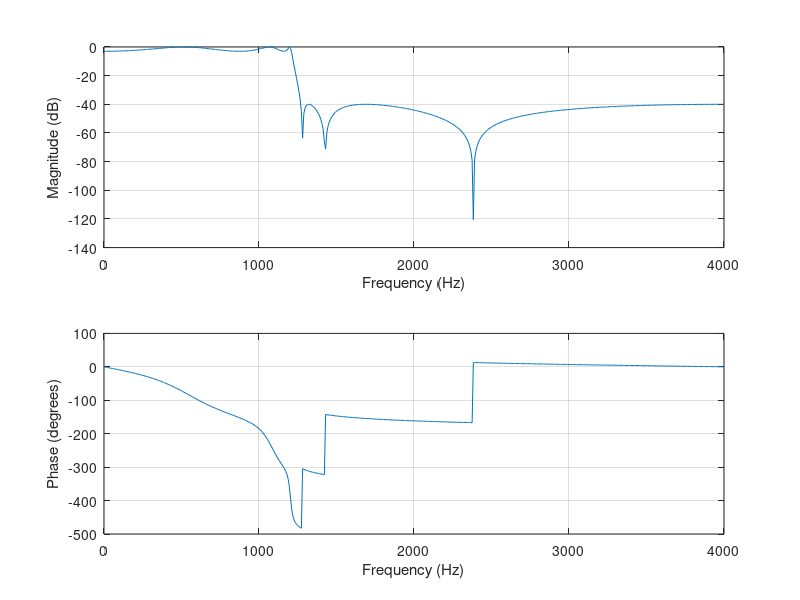
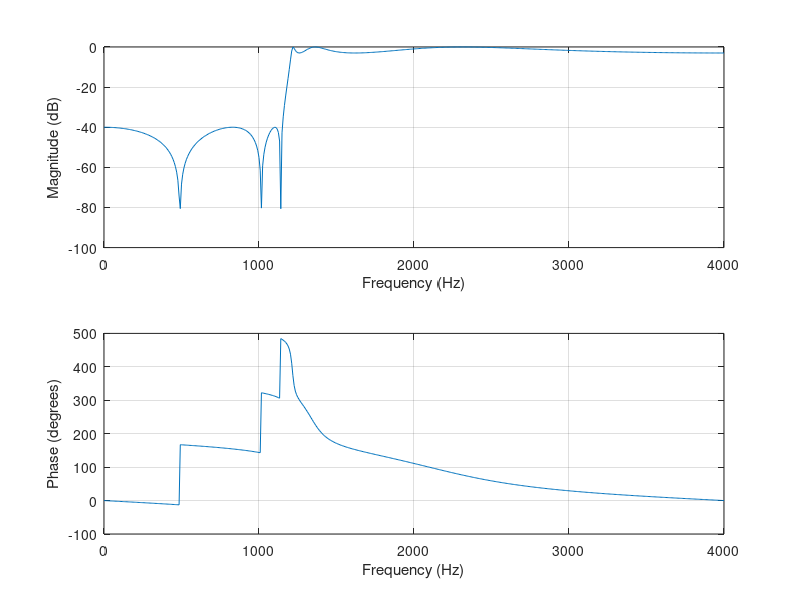
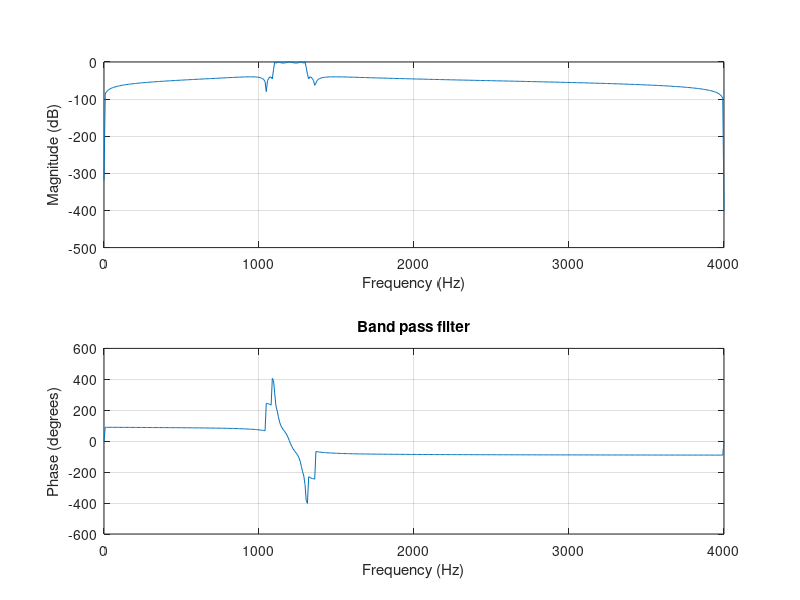
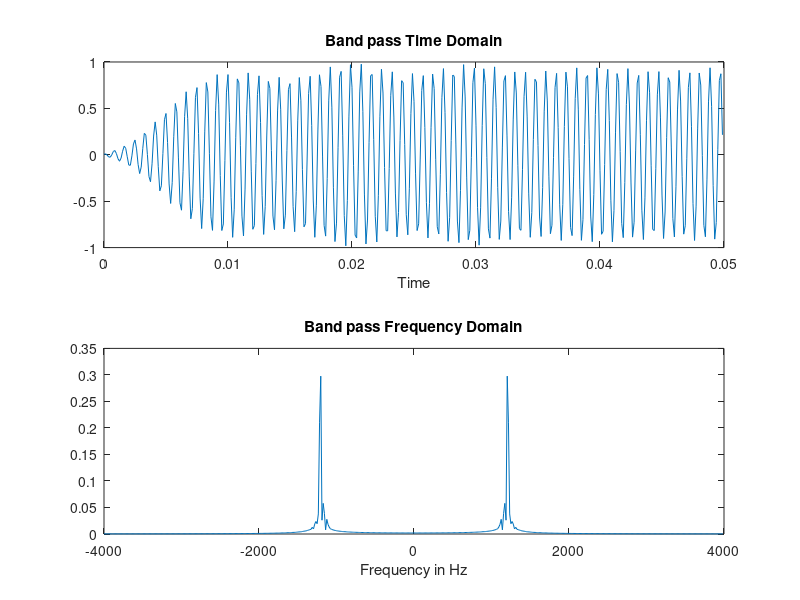

Source code (MATLAB) for these figures, in order: (Note: this script raises an error after producing the figures.)
%% Nolan Anderson
% EE 384 
% Classwork 4
% Due 17 September 2021
clear; clc; clf; close all;

%% 1a Plot time and freqnency domain
% Initial signal
Fs = 8000; dt = 1/Fs; StopTime = 0.05; f1 = 1209; f2 = 1336;                
t = 0 : dt : 0.05 - dt;
y = cos(2*pi*f1*t) + cos(2*pi*f2*t);

% Convert to freqency domain
L = length(y);
n = pow2(nextpow2(L));
y_dft = fft(y,n);
y_s = fftshift(y_dft);
f = (-n/2 : n/2 -1) * (Fs/n);

% Plot
figure
subplot(2, 1, 2)
plot(f,abs(y_s) / n), xlabel('Frequency (in hertz)');
title('Magnitude Response of the sinusoidal signal');
subplot(2, 1, 1)
plot(t,y), title('Time domain y(t)'), xlabel('t'), ylabel('y');

%% 1b Low-Pass filter design
Wp = (2*f1) / Fs;
Ws = (2*f2) / Fs;
Rp = 3; 
Rs = 40;
[Ord, Wn] = ellipord(Wp, Ws, Rp, Rs);
[b, a] = ellip(Ord, Rp, Rs, Wn);
yf = filter(b, a, y);

% Convert to Frequency Domain
n = 512;
freqz(b, a, n, Fs);
L = length(yf);
n = pow2(nextpow2(L));
y_dft = fft(yf, n);
y_s = fftshift(y_dft);
f = (-n/2 : n/2 - 1)*(Fs / n);

% Plot time and frequency domain.
figure
subplot(2, 1, 1)
plot(t, yf), title('Low pass filter time domain'), xlabel('Time');
subplot(2, 1, 2)
plot(f,abs(y_s) /n ), xlabel('Frequency in Hz'), title('Elliptic Low-Pass filter');

%% 1c High-pass filter design
% Initialize values
Wp = (2*f1) / Fs;
Ws = (2*f2) / Fs;
Rp = 3; 
Rs = 40;

% High Pass Filter Design
[Ord, Wn] = ellipord(Wp, Ws, Rp, Rs);
[b, a] = ellip(Ord, Rp, Rs, Wn, 'high');
yf = filter(b, a, y);

% Convert to Frequency Domain
n = 512;
freqz(b, a, n, Fs);
L = length(yf);
n = pow2(nextpow2(L));
y_dft = fft(yf, n);
y_s = fftshift(y_dft);
f = (-n/2 : n/2 - 1)*(Fs / n);

% Plot time and frequency domain.
figure
subplot(2, 1, 1)
plot(t, yf), title('High pass time Domain'), xlabel('Time');

subplot(2, 1, 2)
plot(f,abs(y_s) /n ), xlabel('Frequency in Hz'), title('High Pass Freq Domain');

%% 1d Band-pass filter design 
y = cos(2*pi*f1*t) + cos(2*pi*f2*t);
Rp = 3; Rs = 40;
Wp = [2*1100 2*1300]/Fs; Ws = [2*1000 2*1336]/Fs;
[n,Wn] = ellipord(Wp,Ws,Rp,Rs);
[b,a] = ellip(n,Rp,Rs,Wn);
freqz(b,a, 512, 8000);
title('Band pass filter');
yf = filter(b, a, y);

n = 512;
L = length(yf);
n = pow2(nextpow2(L));
y_dft = fft(yf, n);
y_s = fftshift(y_dft);
f = (-n/2 : n/2 - 1)*(Fs / n);

figure
subplot(2, 1, 1)
plot(t, yf), title('Band pass Time Domain'), xlabel('Time');

subplot(2, 1, 2)
plot(f,abs(y_s) /n ), xlabel('Frequency in Hz'), title('Band pass Frequency Domain');

%% Problem 2

% a
x = importdata('SAMPLE_ECG.mat');
Fs = 512;
dt = 1 / Fs;
T = length(x) / Fs;
t = 0 : dt : T - dt;
figure
plot(t,x); title('ECG Data');

% b
L = length(x);
n = pow2(nextpow2(L));
y_dft = fft(x, n);
y_s = fftshift(y_dft);
f = (-n/2 : n/2 - 1)*(Fs / n);

figure
plot(f, abs(y_s) / n);
xlabel('Frequency in Hz)');
title('Magnitude Response of the Sinusoidal Signal');

% c
F1 = 0.5; F2 = 0.2;
Wp = (2*F1) / Fs;
Ws = (2*F2) / Fs;
Rp = 3; 
Rs = 40;

[Ord, Wn] = ellipord(Wp, Ws, Rp, Rs);
[b, a] = ellip(Ord, Rp, Rs, Wn, 'high');
yf = filter(b, a, x);

figure 
n = 512;
freqz(b, a, n, Fs);

L = length(yf);
n = pow2(nextpow2(L));
y_dft = fft(yf, n);
y_s = fftshift(y_dft);
f = (-n/2 : n/2 - 1)*(Fs / n);

figure
plot(f,abs(y_s) /n );

xlabel('Frequency in Hz');
title('High Pass Filter');

%% Problem 3

% a Plot original message signa;
figure
Fs = 500; f = 10;
dt = 1/Fs;
t = 0 : dt : 1;
x = sin(2*pi*f*t); % Message signal
subplot(2,1,1)
plot(t, x), title('3A: Original Message signal with f = 10 Hz');
xlabel('Time t'), ylabel('Amplitude');

% b
fc = 100;
c = sin(2*pi*fc*t); % Carrier Signal
am_mod = my_ammod(Fs, t, x, c);

subplot(2,1,2)
plot(t, am_mod), title('3B Modulated signal time domain');
xlabel('Time t'), ylabel('Amplitude');


% c Compare Frequency spectrum of message and modulated signal.
% Message Signal
L = length(x);
n = pow2(nextpow2(L));
x_dft = fft(x,n);
x_s = fftshift(x_dft);
f = (-n/2 : n/2 -1) * (Fs/n);
figure
subplot(2,1,1)
plot(f, abs(x_s) /n ), title('3C: Message signal Frequency Domain');
xlabel('Frequency in Hz'), ylabel('Amplitude');

% Modulate signal
L = length(am_mod);
n = pow2(nextpow2(L));
x_dft = fft(am_mod,n);
x_s = fftshift(x_dft);
f = (-n/2 : n/2 -1) * (Fs/n);
subplot(2,1,2)
plot(f, abs(x_s) /n ), title('3C: Modulated signal Frequency Domain');
xlabel('Frequency in Hz'), ylabel('Amplitude');

% d Demodulate Signal to achieve message signal
am_demod = am_mod.*c;
f1 = 10; f2 = 100;
Wp = (2*f1) / Fs;
Ws = (2*f2) / Fs;
Rp = 3; 
Rs = 40;
[Ord, Wn] = ellipord(Wp, Ws, Rp, Rs);
[b, a] = ellip(Ord, Rp, Rs, Wn);
yf = filter(b, a, am_demod);

% Convert to Frequency Domain
n = 512;
figure
freqz(b, a, n, Fs);
L = length(yf);
n = pow2(nextpow2(L));
y_dft = fft(yf, n);
y_s = fftshift(y_dft);
f = (-n/2 : n/2 - 1)*(Fs / n);

% Plot time and frequency domain.
figure
subplot(2, 1, 1)
plot(t, yf), title('Low pass filter time domain'), xlabel('Time');
subplot(2, 1, 2)
plot(f,abs(y_s) /n ), xlabel('Frequency in Hz'), title('Elliptic Low-Pass filter');


%% Functions

% Amplitude modulation
function y = my_ammod(Fs, t, x, c)
    y = x .* c;
end

% Convert to frequency domain
function [f, y_s, n] = my_freq_domain(Fs, y)
    L = length(y);
    n = pow2(nextpow2(L));
    y_dft = fft(y,n);
    y_s = fftshift(y_dft);
    f = (-n/2 : n/2 -1) * (Fs/n);
end